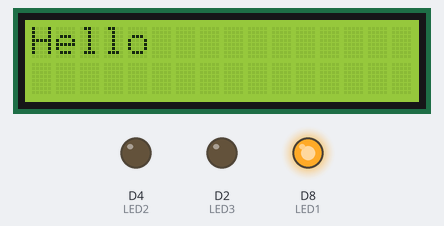
The program below on a simulated ESP8266 (NodeMCU). Parts: 16×2 character LCD, output pins drawn as LEDs (lit = HIGH). What the program prints to the serial monitor is not drawn.

Above: at 0.1 s.
At 0.6 s:
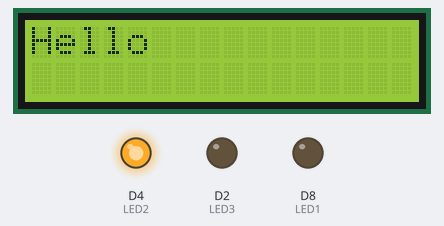
At 1.1 s:
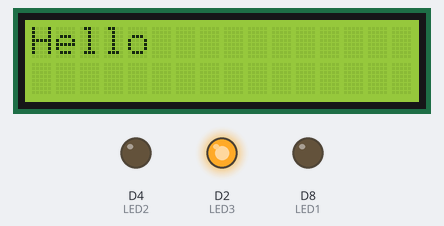
Timing chart, 0 to 130.0 s (numbered marks = the images above):
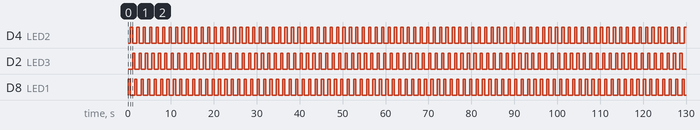

Measured:
- by itself, D4 (LED2), D2 (LED3), D8 (LED1): alternates HIGH for 0.50 s and LOW for 1.0 s
- by itself, everything shown: repeats every 1.5 s, in 3 steps

The program:

main.cpp
```cpp
#include <Arduino.h>
#include <Wire.h>
#include <LiquidCrystal_I2C.h>

// Định nghĩa chân cho 3 đèn LED
const int LED1 = 15;
const int LED2 = 2;
const int LED3 = 4;

// Định nghĩa chân cho màn hình LCD I2C
const int SDA_PIN = D7; // Chân SDA của LCD
const int SCL_PIN = D6; // Chân SCL của LCD

// Địa chỉ I2C của LCD (thông thường là 0x27 hoặc 0x3F)
// Bạn có thể sử dụng I2C scanner để tìm địa chỉ nếu không chắc chắn
const int LCD_ADDRESS = 0x3F;

// Khởi tạo đối tượng LCD với địa chỉ I2C, số cột và số hàng
LiquidCrystal_I2C lcd(LCD_ADDRESS, 16, 2);

void setup()
{
  Serial.begin(115200);
  Serial.println("Bắt đầu setup...");

  // Khởi tạo chân LED là OUTPUT
  pinMode(LED1, OUTPUT);
  pinMode(LED2, OUTPUT);
  pinMode(LED3, OUTPUT);

  digitalWrite(LED1, LOW);
  digitalWrite(LED2, LOW);
  digitalWrite(LED3, LOW);

  // Kiểm tra kết nối I2C
  Serial.println("Bắt đầu Wire...");
  Wire.begin(SDA_PIN, SCL_PIN);

  Serial.println("Khởi tạo màn hình LCD...");
  lcd.init();
  lcd.backlight();

  Serial.println("Hiển thị chữ Hello...");
  lcd.clear();
  lcd.setCursor(0, 0);
  lcd.print("Hello");

  Serial.println("Setup hoàn tất!");
}

void loop()
{
  // Nhấp nháy LED1
  digitalWrite(LED1, HIGH);
  digitalWrite(LED2, LOW);
  digitalWrite(LED3, LOW);
  delay(500);

  // Nhấp nháy LED2
  digitalWrite(LED1, LOW);
  digitalWrite(LED2, HIGH);
  digitalWrite(LED3, LOW);
  delay(500);

  // Nhấp nháy LED3
  digitalWrite(LED1, LOW);
  digitalWrite(LED2, LOW);
  digitalWrite(LED3, HIGH);
  delay(500);
}
```
